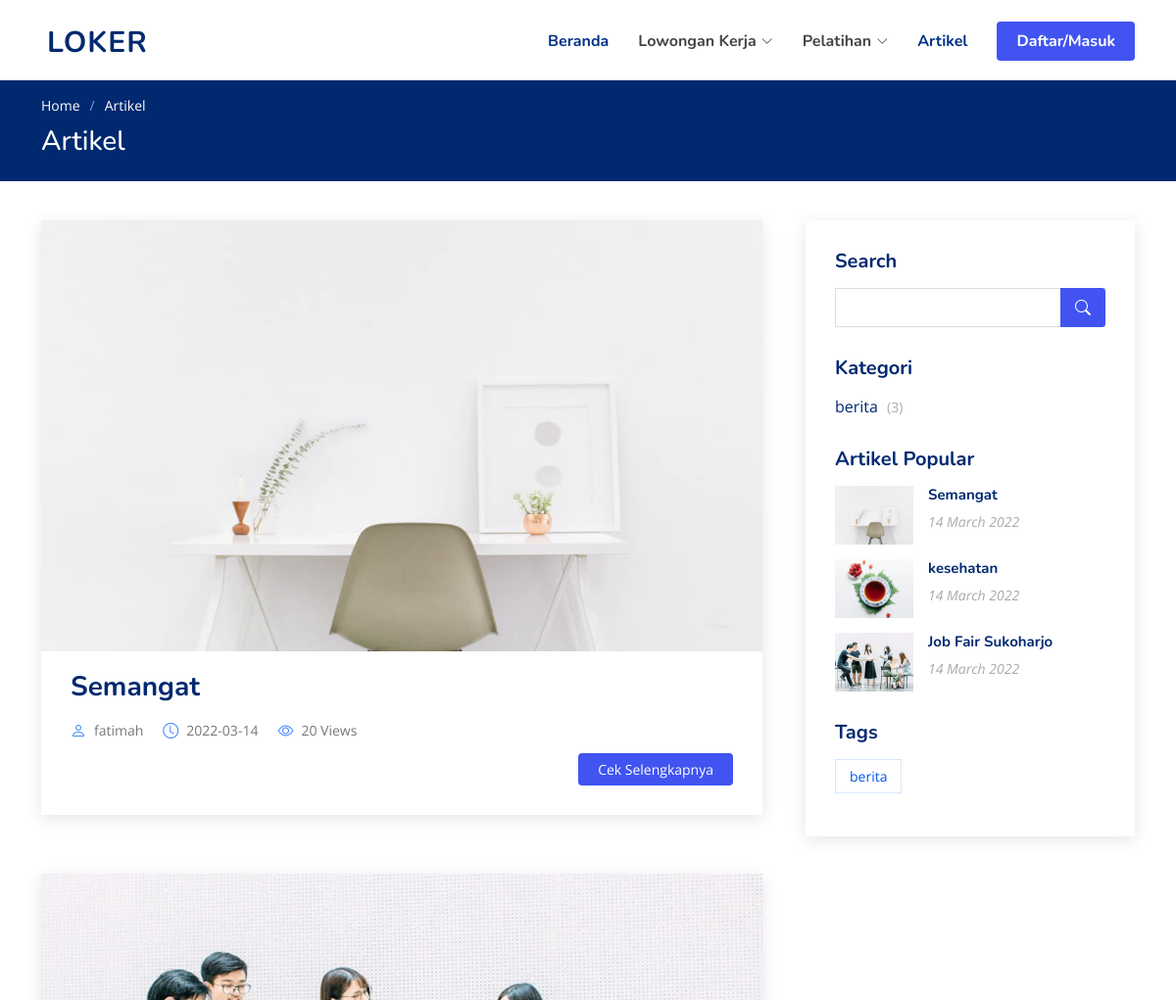
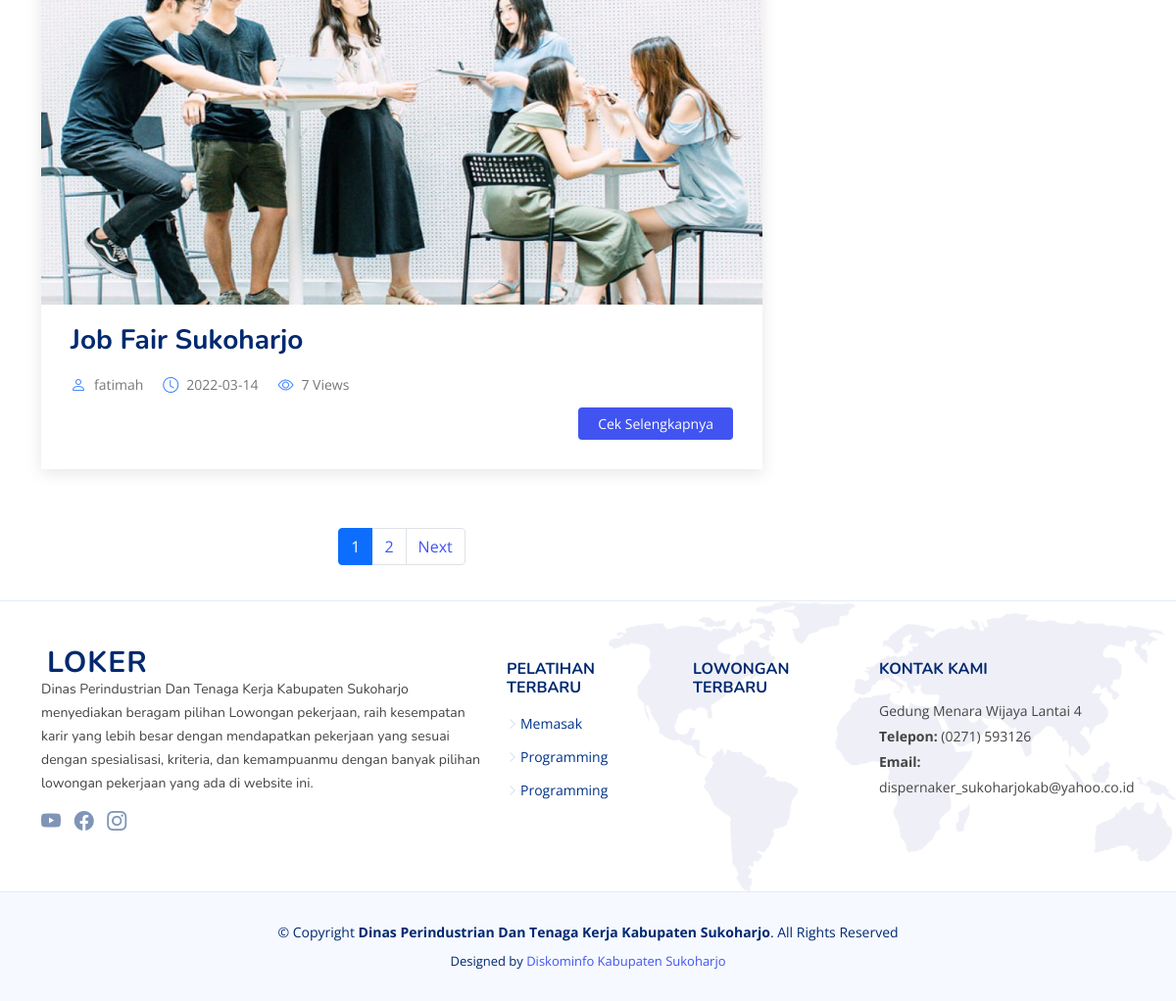
/index.php/artikel/artikel, run on an earlier commit of the app's database (2 pictures, top to bottom).
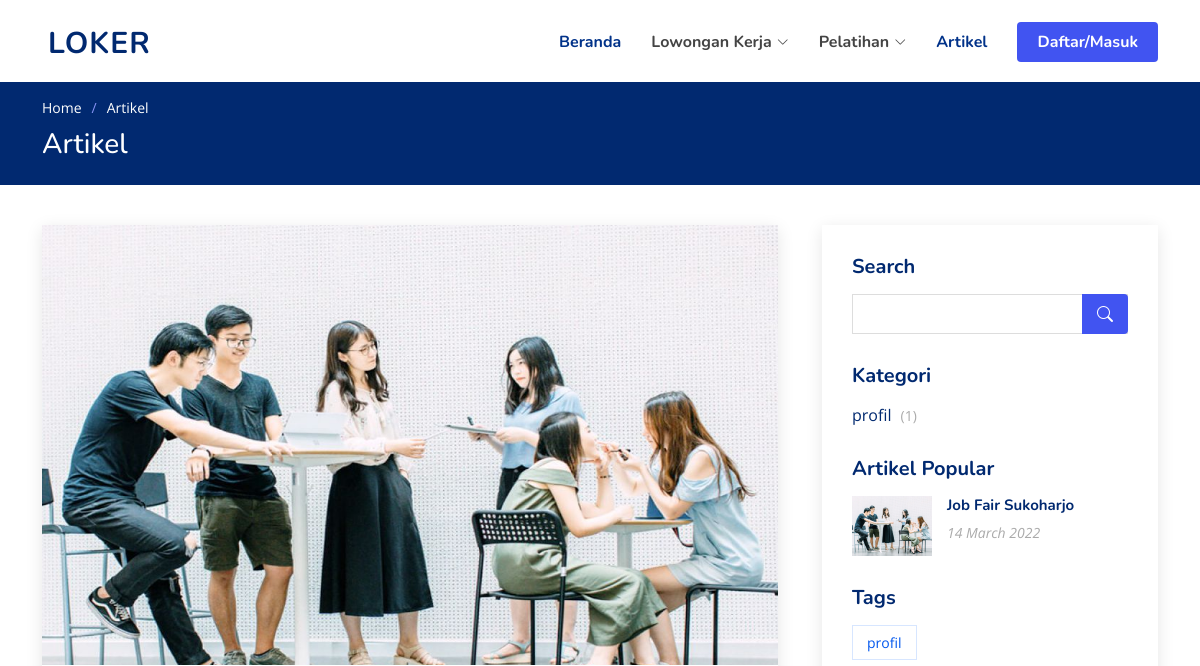
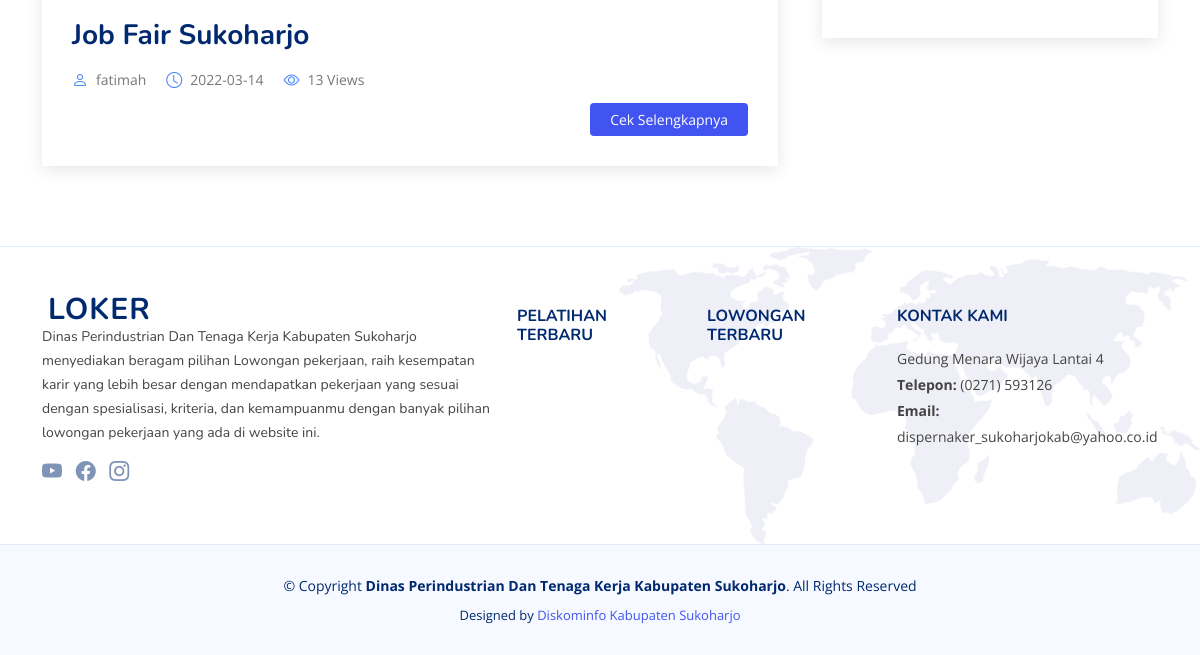
And on a later commit of the database (2 pictures, top to bottom).
### tables this page shows
CREATE TABLE `artikel` (
  `id_artikel` int(11) NOT NULL AUTO_INCREMENT,
  `slug` varchar(99) NOT NULL,
  `judul` varchar(99) NOT NULL,
  `id_user` int(11) NOT NULL,
  `id_kategori` int(11) NOT NULL,
  `keterangan` text NOT NULL,
  `date` date NOT NULL,
  `views` int(11) NOT NULL,
  `gambar` varchar(99) NOT NULL,
  PRIMARY KEY (`id_artikel`),
  KEY `id_user` (`id_user`),
  KEY `id_kategori` (`id_kategori`),
  CONSTRAINT `artikel_ibfk_1` FOREIGN KEY (`id_user`) REFERENCES `user` (`id_user`) ON DELETE CASCADE ON UPDATE CASCADE,
  CONSTRAINT `artikel_ibfk_2` FOREIGN KEY (`id_kategori`) REFERENCES `kategori` (`id_kategori`) ON DELETE CASCADE ON UPDATE CASCADE
);

CREATE TABLE `user` (
  `id_user` int(10) NOT NULL AUTO_INCREMENT,
  `nama_user` varchar(99) DEFAULT NULL,
  `username` varchar(99) DEFAULT NULL,
  `password` varchar(255) DEFAULT NULL,
  `level` int(5) DEFAULT NULL,
  `foto_user` varchar(99) DEFAULT NULL,
  `email_user` varchar(50) DEFAULT NULL,
  `nohp_user` varchar(15) DEFAULT NULL,
  `alamat_user` text DEFAULT NULL,
  `status` int(11) DEFAULT NULL,
  `date` datetime DEFAULT NULL,
  PRIMARY KEY (`id_user`)
);

CREATE TABLE `kategori` (
  `id_kategori` int(11) NOT NULL AUTO_INCREMENT,
  `kategori` varchar(99) NOT NULL,
  PRIMARY KEY (`id_kategori`)
);

CREATE TABLE `pelatihan` (
  `id_pelatihan` int(11) NOT NULL AUTO_INCREMENT,
  `kategori` varchar(20) NOT NULL,
  `nama_pelatihan` varchar(99) NOT NULL,
  `jumlah_peserta` varchar(50) DEFAULT NULL,
  `tanggal_mulai` date DEFAULT NULL,
  `tanggal_selesai` date NOT NULL,
  `deskripsi_pelatihan` text NOT NULL,
  `alamat` varchar(150) NOT NULL,
  `jam` varchar(15) NOT NULL,
  `id_user` int(11) NOT NULL,
  `sertifikat` varchar(100) NOT NULL,
  `date` datetime DEFAULT NULL,
  PRIMARY KEY (`id_pelatihan`)
);

### index.php (called while the page is built, shortened)
<?php
require_once BASEPATH.'core/CodeIgniter.php';

### application/models/Model_artikel.php (called while the page is built, shortened)
<?php
class Model_artikel extends CI_Model {
public function artikel_perpage($offset,$limit)
	{
		$hsl = $this->db->query("select artikel.*,user.nama_user,kategori.kategori from artikel inner join user on user.id_user = artikel.id_user inner join kategori on kategori.id_kategori = artikel.id_kategori limit  $offset,$limit");
		return 	$hsl;
	}
}

### application/models/Model_footer.php (called while the page is built, shortened)
<?php
class Model_footer extends CI_Model {
     function get_pelatihan_footer(){
        $q=$this->db->query("select * from pelatihan where kategori='umum' order by id_pelatihan desc limit 5");
        return $q;
    }
}

### application/views/frontend/artikel.php (the view, shortened to what the changed rows need)
<main id="main">
    <section class="breadcrumbs">
      <div class="container">
        <h2>Artikel</h2>
      </div>
    </section>
    <section id="blog" class="blog">
      <div class="container" data-aos="fade-up">
        <div class="row">
          <div class="col-lg-8 entries">
        <?php
    foreach($q->result() as $row){
        ?>
            <article class="entry">
              <div class="entry-img">
                <img src="image/<?php echo $row->gambar?>" style="width:800px;height:500px;" alt="" class="img-fluid">
              </div>
              <h2 class="entry-title">
                <a href="artikel/detailartikel/<?php echo $row->slug?>"><?php echo $row->judul?></a>
              </h2>
              <div class="entry-meta">
                <ul>
                  <li class="d-flex align-items-center"><i class="bi bi-person"></i> <a href="artikel/detailartikel/<?php echo $row->slug?>"><?php echo $row->nama_user?></a></li>
                  <li class="d-flex align-items-center"><i class="bi bi-clock"></i> <a href="artikel/detailartikel/<?php echo $row->slug?>"><time datetime="2020-01-01"><?php echo $row->date?></time></a></li>
                  <li class="d-flex align-items-center"><i class="bi bi-eye"></i> <a href="artikel/detailartikel/<?php echo $row->slug?>"><?php echo $row->views?> Views</a></li>
                </ul>
              </div>
              <div class="entry-content">
                <div class="read-more">
                  <a href="artikel/detailartikel/<?php echo $row->slug?>">Cek Selengkapnya</a>
                </div>
              </div>
            </article>
        <?php } ?>
              <nav>
                    <?php error_reporting(0); echo $page;?>
                </nav>
          </div>
          <div class="col-lg-4">
            <div class="sidebar">
              <div class="sidebar-item categories">
                <ul>
                  <?php
                  foreach($kategori->result() as $row) {
                  ?>
                  <li><a><?php echo $row->kategori?> <span>(<?php echo $row->jml?>)</span></a></li>
                  <?php } ?>
                </ul>
              </div>
              <div class="sidebar-item recent-posts">
              <?php
              foreach ($popular as $row){
              ?>
                <div class="post-item clearfix">
                  <img src="image/<?php echo $row->gambar?>" style="width:80px;height:60px;" alt="">
                  <h4><a href="artikel/detailartikel/<?php echo $row->slug?>"><?php echo $row->judul?></a></h4>
                  <time datetime="2020-01-01"><?php echo date("d F Y",strtotime($row->date)) ?></time>
                </div>
            <?php } ?>
              </div>
              <div class="sidebar-item tags">
                <ul>
                  <?php
                  foreach($kategori->result() as $row) {
                  ?>
                  <li><a><?php echo $row->kategori?></a></li>
                  <?php } ?>
                </ul>
              </div>
            </div>
          </div>
        </div>
      </div>
    </section>
  </main>

### application/views/frontend/footer.php (shortened to what the changed rows need)
  <footer id="footer" class="footer">
    <div class="footer-top">
      <div class="container">
        <div class="row gy-4">
          <div class="col-lg-2 col-6 footer-links">
            <ul>
               <?php
              $q = $this->model_footer->get_pelatihan_footer();
              foreach($q->result() as $xrowx){
              ?>
              <li><i class="bi bi-chevron-right"></i> <a target="_blank" href="home/pelatihanumum"><?php echo $xrowx->nama_pelatihan ?></a></li>
               <?php } ?>
            </ul>
          </div>
        </div>
      </div>
    </div>
  </footer>
</body>
</html>

What changed in the data, as far as the page shows it:
removed artikel: gambar (picture), judul "Semangat", id_user.nama_user "fatimah", date "2022-03-14", views "20", id_kategori.kategori "berita", jml "3", date "14 March 2022"
removed artikel: gambar (picture), judul "kesehatan", date "14 March 2022", shown under "Artikel Popular"
removed pelatihan: nama_pelatihan "Memasak"
removed pelatihan: nama_pelatihan "Programming"
removed pelatihan: nama_pelatihan "Programming"
now on one of the page's lists (row edited): artikel: id_kategori.kategori "profil"
changed artikel "Job Fair Sukoharjo": views "7" → "13"
Also different on the page:
$page: "1 2 Next" → (not shown)
